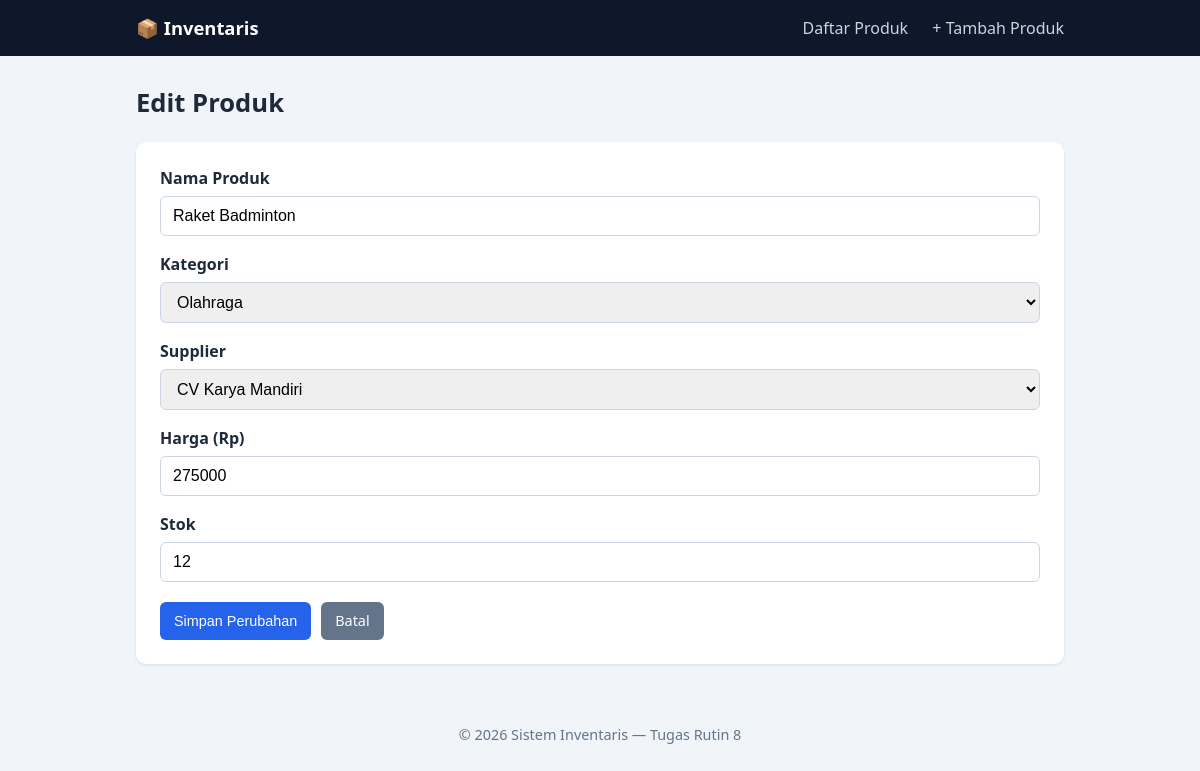
Screenshot of /edit.php?id=8 with the database file from the repository.
### tables this page shows
CREATE TABLE `produk` (
  `id` int(11) NOT NULL,
  `nama` varchar(150) NOT NULL,
  `kategori_id` int(11) NOT NULL,
  `supplier_id` int(11) NOT NULL,
  `harga` int(11) NOT NULL,
  `stok` int(11) NOT NULL DEFAULT 0,
  `created_at` timestamp NOT NULL DEFAULT current_timestamp()
);

CREATE TABLE `kategori` (
  `id` int(11) NOT NULL,
  `nama` varchar(100) NOT NULL
);

CREATE TABLE `supplier` (
  `id` int(11) NOT NULL,
  `nama` varchar(100) NOT NULL,
  `telepon` varchar(20) DEFAULT NULL,
  `alamat` varchar(255) DEFAULT NULL
);

### includes/helpers.php (called while the page is built, shortened)
<?php
function e(?string $nilai): string
{
    return htmlspecialchars((string) $nilai, ENT_QUOTES, 'UTF-8');
}

### edit.php (the view, shortened to what this page needs)
<?php
require_once __DIR__ . '/includes/helpers.php';
$id = filter_var($_GET['id'] ?? '', FILTER_VALIDATE_INT);
$pdo = Database::getInstance()->getConnection();
$stmt = $pdo->prepare("SELECT * FROM produk WHERE id = :id");
$stmt->execute([':id' => $id]);
$produk = $stmt->fetch();
$kategori = $pdo->query("SELECT id, nama FROM kategori ORDER BY nama")->fetchAll();
$supplier = $pdo->query("SELECT id, nama FROM supplier ORDER BY nama")->fetchAll();
$old = $_SESSION['old'] ?? [];
$data = array_merge($produk, $old);
require __DIR__ . '/includes/header.php';
?>
<h1>Edit Produk</h1>
<div class="card">
    <form action="update.php" method="POST">
        <div class="form-group">
            <label for="nama">Nama Produk</label>
            <input type="text" id="nama" name="nama" value="<?= e($data['nama']) ?>" required>
        </div>
        <div class="form-group">
            <label for="kategori_id">Kategori</label>
            <select id="kategori_id" name="kategori_id" required>
                <?php foreach ($kategori as $k): ?>
                    <option value="<?= (int) $k['id'] ?>"
                        <?= ((string) $data['kategori_id'] === (string) $k['id']) ? 'selected' : '' ?>>
                        <?= e($k['nama']) ?>
                    </option>
                <?php endforeach; ?>
            </select>
        </div>
        <div class="form-group">
            <label for="supplier_id">Supplier</label>
            <select id="supplier_id" name="supplier_id" required>
                <?php foreach ($supplier as $s): ?>
                    <option value="<?= (int) $s['id'] ?>"
                        <?= ((string) $data['supplier_id'] === (string) $s['id']) ? 'selected' : '' ?>>
                        <?= e($s['nama']) ?>
                    </option>
                <?php endforeach; ?>
            </select>
        </div>
        <div class="form-group">
            <label for="harga">Harga (Rp)</label>
            <input type="number" id="harga" name="harga" min="0" value="<?= e((string) $data['harga']) ?>" required>
        </div>
        <div class="form-group">
            <label for="stok">Stok</label>
            <input type="number" id="stok" name="stok" min="0" value="<?= e((string) $data['stok']) ?>" required>
        </div>
        <div class="form-actions">
            <button type="submit" class="btn">Simpan Perubahan</button>
            <a href="index.php" class="btn btn-secondary">Batal</a>
        </div>
    </form>
</div>
<?php require __DIR__ . '/includes/footer.php'; ?>

### assets/style.css (style rules this page uses)
* { box-sizing: border-box; }
body { margin: 0; font-family: "Segoe UI", Arial, sans-serif; background: #f1f5f9; color: #1e293b; line-height: 1.5; }
h1 { margin: 0 0 20px; font-size: 1.6rem; }
.card { background: #fff; border-radius: 10px; padding: 24px; box-shadow: 0 1px 3px rgba(0, 0, 0, .1); }
.btn { display: inline-block; padding: 8px 14px; border: 0; border-radius: 6px; font-size: .9rem; cursor: pointer; text-decoration: none; color: #fff; background: #2563eb; }
.btn-secondary { background: #64748b; }
.form-group { margin-bottom: 16px; }
label { display: block; margin-bottom: 6px; font-weight: 600; }
input[type=text], input[type=number], select { width: 100%; padding: 10px 12px; border: 1px solid #cbd5e1; border-radius: 6px; font-size: 1rem; }
.form-actions { display: flex; gap: 10px; margin-top: 20px; }

### rows the page displays
produk: nama "Raket Badminton", kategori_id "Olahraga", supplier_id "CV Karya Mandiri", harga "275000", stok "12"
